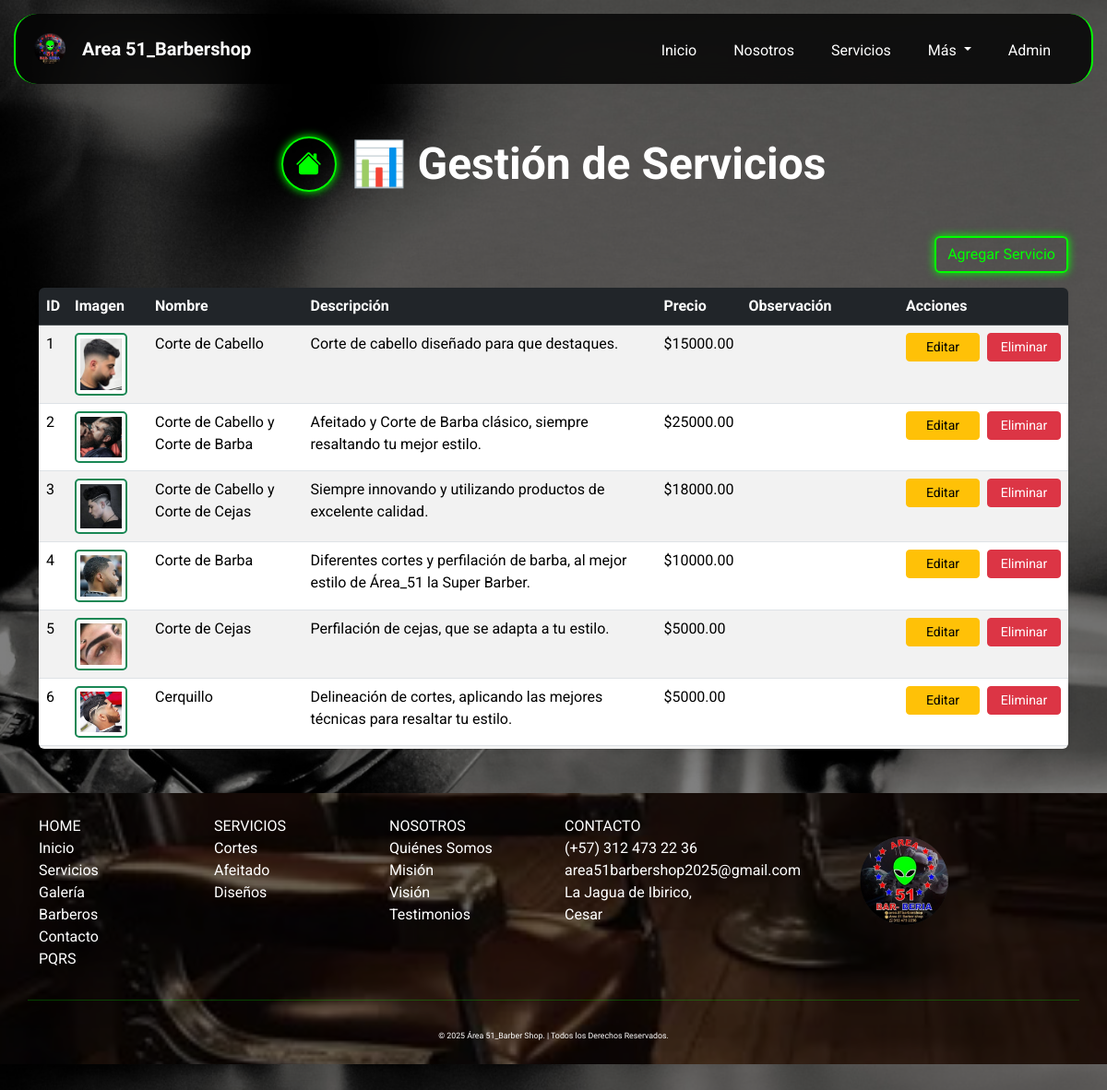
The page /index.php?page=servicios (signed in) on the database its author committed.
### tables this page shows
CREATE TABLE `servicios` (
  `id_servicio` int(11) NOT NULL AUTO_INCREMENT,
  `img_servicio` varchar(255) DEFAULT NULL,
  `nombre` varchar(100) NOT NULL,
  `descripcion` text DEFAULT NULL,
  `precio` decimal(10,2) DEFAULT NULL,
  `observacion` varchar(255) DEFAULT NULL,
  PRIMARY KEY (`id_servicio`)
);

### app/controllers/ServicioController.php (called while the page is built, shortened)
<?php
require_once __DIR__ . '/../models/Servicio.php';
class ServicioController {
    private $servicioModel;
    public function __construct() {
        $this->servicioModel = new Servicio();
    }
    public function listarServicios() {
        return $this->servicioModel->obtenerServicios();
    }
}

### app/models/Servicio.php (called while the page is built, shortened)
<?php
require_once __DIR__ . '/../../config/database.php';
class Servicio {
    private $db;
    public function __construct($db = null) {
        if ($db) {
            $this->db = $db;
        } else {
            global $db;
            $this->db = $db;
        }
    }
    public function obtenerServicios() {
        $sql = "SELECT id_servicio, img_servicio, nombre, descripcion, precio, observacion
                FROM servicios";
        $stmt = $this->db->prepare($sql);
        $stmt->execute();
        return $stmt->fetchAll(PDO::FETCH_ASSOC);
    }
}

### app/views/servicios/servicios.php (the view, shortened to what this page needs)
<?php
require_once __DIR__ . '/../../controllers/ServicioController.php';
$controller = new ServicioController();
$servicios = $controller->listarServicios();
?>
<body>
    <div class="container py-5">
        <div class="d-flex flex-column flex-md-row align-items-center justify-content-center gap-3 mb-5 text-center text-md-start" style="margin-top:100px;">
            <a href="index.php?page=panel" class="btn btn-neon d-flex justify-content-center align-items-center rounded-circle mb-3 mb-md-0" style="width: 60px; height: 60px;"> <i class="bi bi-house-fill fs-3"></i>
            </a>
            <h1 class="fw-bold display-5 text-white mb-0">📊 Gestión de Servicios</h1>
        </div>
        <div class="d-flex justify-content-end mb-3">
            <a href="index.php?page=crear_servicio" class="btn btn-neon">Agregar Servicio</a>
        </div>
        <div class="table-wrapper rounded shadow-sm" style="max-height:500px; overflow-y:auto;">
            <table class="table table-striped table-hover mb-0">
                <thead class="table-dark">
                    <tr style="position: sticky; top: 0; z-index: 1;">
                        <th>ID</th>
                        <th>Imagen</th>
                        <th>Nombre</th>
                        <th>Descripción</th>
                        <th>Precio</th>
                        <th>Observación</th>
                        <th>Acciones</th>
                    </tr>
                </thead>
                <tbody>
                    <?php foreach ($servicios as $row): ?>
                        <tr>
                            <td><?= $row['id_servicio'] ?></td>
                            <td>
                                <?php if (!empty($row['img_servicio'])): ?>
                                    <img src="app/uploads/servicios/<?= htmlspecialchars($row['img_servicio']) ?>"
                                        alt="Imagen del servicio"
                                        class="img-thumbnail border-success"
                                        style="max-width:90px; max-height:90px; border: 2px solid #0f0;border-radius: 5px;">
                                <?php else: ?>
                                    <p class="text-warning small mb-0">⚠️ Sin imagen</p>
                                <?php endif; ?>
                            </td>
                            <td><?= $row['nombre'] ?></td>
                            <td><?= $row['descripcion'] ?></td>
                            <td>$<?= $row['precio'] ?></td>
                            <td><?= $row['observacion'] ?></td>
                            <td>
                                <div class="d-flex justify-content-center gap-2">
                                    <a href="index.php?page=editar_servicio&id=<?= $row['id_servicio'] ?>"
                                    class="btn btn-sm btn-warning" style="width: 80px;">Editar</a>
                                    <a href="index.php?page=eliminar_servicio&id=<?= $row['id_servicio'] ?>"
                                    class="btn btn-sm btn-danger" style="width: 80px;"
                                    onclick="return confirm('¿Deseas eliminar este servicio?')">Eliminar</a>
                                </div>
                            </td>
                        </tr>
                    <?php endforeach; ?>
                </tbody>
            </table>
        </div>
    </div>
    <main>

### public/css/style.css (style rules this page uses)
body { background-image: url(../img/fondo_body.jpg); min-height: 100vh; background-size: cover; background-position: center; background-repeat: no-repeat; background-attachment: fixed; position: relative; font-family: 'Roboto', sans-serif; background-color: #000; color: #fff; margin: 0; padding: 0; width: 100%; align-items: center; justify-content: center; }
body::before { content: ''; position: fixed; top: 0; left: 0; width: 100%; height: 100%; background-color: rgba(0, 0, 0, 0.5); z-index: -1; }
html { scroll-behavior: smooth; width: 100%; }
.btn-neon { color: #00ff00; border: 2px solid #00ff00; background-color: transparent; box-shadow: 0 0 10px #00ff00; transition: all 0.3s ease; }
img { height: 80%; width: 80%; transition: transform 0.3s ease; }

### rows shown on the page
servicios: id_servicio "1", img_servicio (picture), nombre "Corte de Cabello", descripcion "Corte de cabello diseñado para que destaques.", precio "15000.00"
servicios: id_servicio "2", img_servicio (picture), nombre "Corte de Cabello y Corte de Barba", descripcion "Afeitado y Corte de Barba clásico, siempre resaltando tu mejor estilo.", precio "25000.00"
servicios: id_servicio "3", img_servicio (picture), nombre "Corte de Cabello y Corte de Cejas", descripcion "Siempre innovando y utilizando productos de excelente calidad.", precio "18000.00"
servicios: id_servicio "4", img_servicio (picture), nombre "Corte de Barba", descripcion "Diferentes cortes y perfilación de barba, al mejor estilo de Área_51 la Super Barber.", precio "10000.00"
servicios: id_servicio "5", img_servicio (picture), nombre "Corte de Cejas", descripcion "Perfilación de cejas, que se adapta a tu estilo.", precio "5000.00"
servicios: id_servicio "6", img_servicio (picture), nombre "Cerquillo", descripcion "Delineación de cortes, aplicando las mejores técnicas para resaltar tu estilo.", precio "5000.00"
